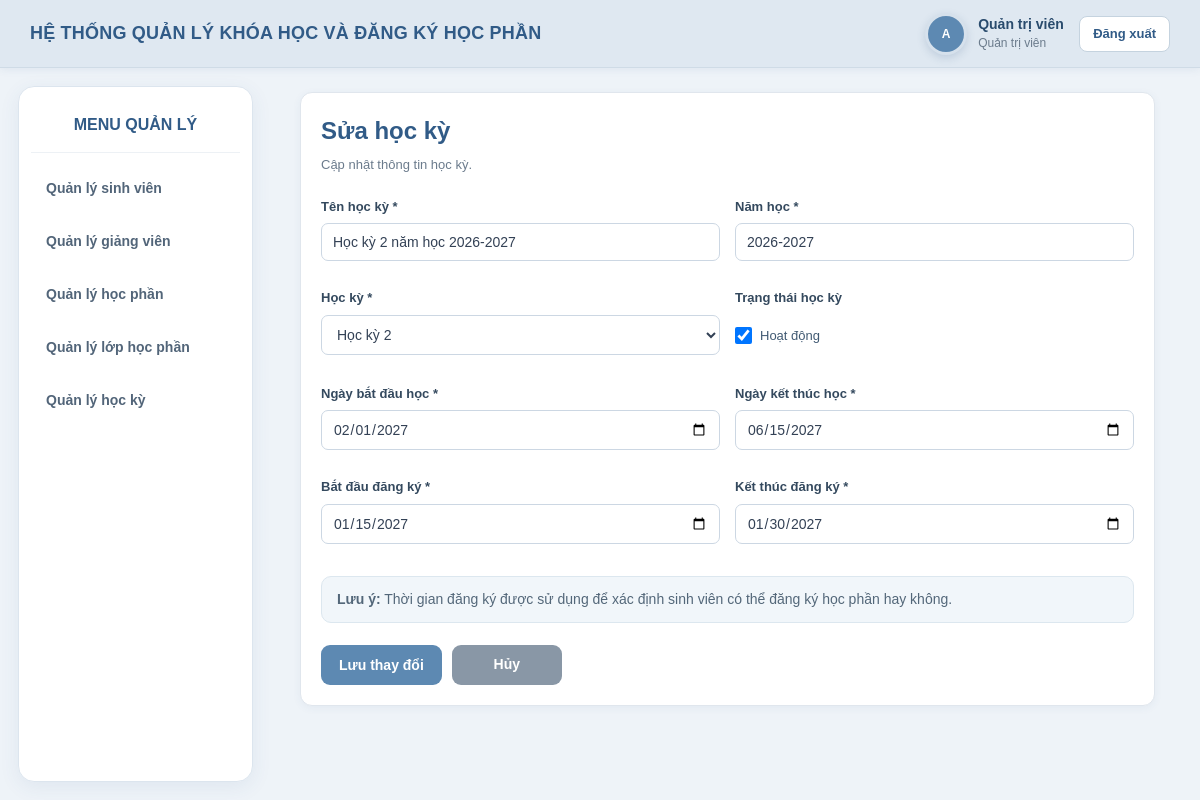
Page /BTL_web/public/index.php?r=admin/semester/edit&id=2 (signed in) on the committed database.
### tables this page shows
CREATE TABLE IF NOT EXISTS `semesters` (
  `id` int NOT NULL AUTO_INCREMENT,
  `name` varchar(100) NOT NULL,
  `academic_year` varchar(9) NOT NULL,
  `term` enum('1','2','3') NOT NULL,
  `study_start` date NOT NULL,
  `study_end` date NOT NULL,
  `registration_start` date NOT NULL,
  `registration_end` date NOT NULL,
  `registration_open` tinyint(1) NOT NULL DEFAULT '0',
  `status` tinyint(1) NOT NULL DEFAULT '1',
  PRIMARY KEY (`id`)
);

### BTL_web/src/Core/Controller.php (called while the page is built, shortened)
<?php
abstract class Controller {
    protected function view(string $name, array $data=[]): void { extract($data); require dirname(__DIR__) . '/View/' . $name . '.php'; }
}

### BTL_web/src/Controller/SemesterController.php (called while the page is built, shortened)
<?php
class SemesterController extends Controller {private function repo():SemesterRepository{return new SemesterRepository($this->pdo);}
 public function create():void{$this->form(true);}public function edit():void{$this->form(false);}private function form(bool $create):void{Auth::requireRole('admin');$id=(int)($_GET['id']??0);$ex=$create?null:$this->repo()->findById($id);$d=$ex?:['name'=>'','academic_year'=>'2026-2027','term'=>'1','study_start'=>'','study_end'=>'','registration_start'=>'','registration_end'=>'','status'=>1];$errs=[];if($_SERVER['REQUEST_METHOD']==='POST'){verify_csrf();$d=['name'=>post_string('name'),'academic_year'=>post_string('academic_year'),'term'=>post_string('term'),'study_start'=>post_string('study_start'),'study_end'=>post_string('study_end'),'registration_start'=>post_string('registration_start'),'registration_end'=>post_string('registration_end'),'status'=>isset($_POST['status'])?1:0];$errs=$this->validate($d);if(!$errs){try{if($create)$this->repo()->create($d);else$this->repo()->update($id,$d);flash('success',$create?'Đã tạo học kỳ.':'Đã cập nhật học kỳ.');clearFormMemory();redirect('admin/semesters');}catch(\Throwable$e){$errs['general']='Không thể lưu học kỳ.';}}rememberForm($d,$errs);}else clearFormMemory();$this->view('admin/semesters/form',['create'=>$create,'data'=>$d,'errors'=>$errs]);}
}

### BTL_web/src/Core/Router.php (called while the page is built, shortened)
<?php
class Router
{
    public function dispatch(string $route): void
    {
        [$class, $method] = $map[$route];
        $obj = new $class($this->pdo);
        $obj->$method();
    }
}

### BTL_web/public/index.php (called while the page is built, shortened)
<?php
require_once dirname(__DIR__) . '/src/Core/helpers.php';
require_once dirname(__DIR__) . '/src/Core/Controller.php';
require_once dirname(__DIR__) . '/src/Core/Router.php';
spl_autoload_register(function (string $class): void {
    $prefix = 'App\\';
    $file = dirname(__DIR__) . '/src/' . str_replace('\\', '/', substr($class, strlen($prefix))) . '.php';
});
$pdo = Database::connection();
$router = new Router($pdo);
$router->dispatch($_GET['r'] ?? 'home');

### BTL_web/src/Core/helpers.php (called while the page is built, shortened)
<?php
function e(mixed $value): string { return htmlspecialchars((string)$value, ENT_QUOTES | ENT_SUBSTITUTE, 'UTF-8'); }

### BTL_web/src/Repository/SemesterRepository.php (called while the page is built, shortened)
<?php
class SemesterRepository
{
    private PDO $pdo;
    public function __construct(PDO $pdo)
    {
        $this->pdo = $pdo;
    }
    public function findById(int $id): ?array
    {
        $sql = "
            SELECT *
            FROM semesters
            WHERE id = :id
            LIMIT 1
        ";
        $stmt = $this->pdo->prepare($sql);
        $stmt->execute([
            'id' => $id
        ]);
        $result = $stmt->fetch(PDO::FETCH_ASSOC);
        return $result ?: null;
    }
}

### BTL_web/src/View/admin/semesters/form.php (the view, shortened to what this page needs)
<?php
$title = $create ? 'Thêm học kỳ' : 'Sửa học kỳ';
include dirname(__DIR__, 2) . '/layout/header.php';
?>
<div class="card semester-form-card">
    <div class="page-heading">
        <div>
            <h2><?= e($title) ?></h2>
            <p class="muted">
                <?= $create
                    ? 'Nhập thông tin để tạo học kỳ mới.'
                    : 'Cập nhật thông tin học kỳ.'
                ?>
            </p>
        </div>
    </div>
    <form method="post">
        <div class="form-grid">
            <div class="field">
                <label>Tên học kỳ *</label>
                <input
                    class="input"
                    type="text"
                    name="name"
                    maxlength="100"
                    value="<?= e($data['name']) ?>"
                    placeholder="Ví dụ: Học kỳ 1 năm 2026"
                >
            </div>
            <div class="field">
                <label>Năm học *</label>
                <input
                    class="input"
                    type="text"
                    name="academic_year"
                    value="<?= e($data['academic_year']) ?>"
                    placeholder="2026-2027"
                >
            </div>
            <div class="field">
                <label>Học kỳ *</label>
                <select name="term">
                    <option value="2"
                        <?= $data['term'] == '2' ? 'selected' : '' ?>>
                        Học kỳ 2
                    </option>
                </select>
            </div>
            <div class="field">
                <label>Trạng thái học kỳ</label>
                <label class="checkbox-label">
                    <input
                        type="checkbox"
                        name="status"
                        <?= $data['status'] ? 'checked' : '' ?>
                    >
                    <span>Hoạt động</span>
                </label>
            </div>
            <div class="field">
                <label>Ngày bắt đầu học *</label>
                <input
                    class="input"
                    type="date"
                    name="study_start"
                    value="<?= e($data['study_start']) ?>"
                >
            </div>
            <div class="field">
                <label>Ngày kết thúc học *</label>
                <input
                    class="input"
                    type="date"
                    name="study_end"
                    value="<?= e($data['study_end']) ?>"
                >
            </div>
            <div class="field">
                <label>Bắt đầu đăng ký *</label>
                <input
                    class="input"
                    type="date"
                    name="registration_start"
                    value="<?= e($data['registration_start']) ?>"
                >
            </div>
            <div class="field">
                <label>Kết thúc đăng ký *</label>
                <input
                    class="input"
                    type="date"
                    name="registration_end"
                    value="<?= e($data['registration_end']) ?>"
                >
            </div>
        </div>
        <div class="form-note">
            <strong>Lưu ý:</strong>
            Thời gian đăng ký được sử dụng để xác định sinh viên có thể đăng ký học phần hay không.
        </div>
        <div class="form-actions">
            <button type="submit" class="btn">
                <?= $create ? 'Thêm học kỳ' : 'Lưu thay đổi' ?>
            </button>
            <a
                class="btn secondary"
                href="<?= e(BASE_URL) ?>?r=admin/semesters"
            >
                Hủy
            </a>
        </div>
    </form>
</div>
<?php include dirname(__DIR__, 2) . '/layout/footer.php'; ?>

### BTL_web/src/View/layout/header.php (style rules this page uses)
* { box-sizing: border-box; }
html, body { margin: 0; padding: 0; }
html { height: 100%; }
body { min-height: 100vh; font-family: Arial, sans-serif; background: #eef3f8; color: #334155; line-height: 1.5; overflow-x: hidden; }
a { text-decoration: none; color: #315b87; }
button, input, select, textarea { font-family: Arial, sans-serif; }
h1, h2, h3 { color: #315b87; }
h2 { margin-top: 0; }
.card { background: #ffffff; border: 1px solid #e0e6ed; border-radius: 12px; padding: 20px; box-shadow: 0 2px 8px rgba( 49, 91, 135, .06 ); margin-bottom: 18px; }
.input, select, textarea { width: 100%; padding: 10px 11px; border: 1px solid #ccd7e3; border-radius: 7px; background: #ffffff; color: #334155; font-family: Arial, sans-serif; font-size: 14px; }
.btn { min-width: 110px; min-height: 40px; padding: 9px 18px; border: none; border-radius: 9px; background: #5d89b2; color: #ffffff; cursor: pointer; display: inline-flex; align-items: center; justify-content: center; text-align: center; font-size: 14px; font-weight: 600; transition: background .2s ease, transform .15s ease, box-shadow .2s ease; white-space: nowrap; }
.btn.secondary { background: #8997a6; }
.form-grid { display: grid; grid-template-columns: 1fr 1fr; gap: 15px; }
.field { margin-bottom: 12px; }
.field label { font-weight: 600; font-size: 13px; display: block; margin-bottom: 6px; color: #415a73; }
.muted { color: #6b7b8c; font-size: 13px; }

### BTL_web/src/View/admin/semesters/form.php (style rules this page uses)
.semester-form-card { max-width: 1100px; margin: 0 auto; }
.page-heading { margin-bottom: 22px; }
.page-heading h2 { margin: 0 0 6px; color: #315b87; }
.page-heading .muted { margin: 0; }
.field { display: flex; flex-direction: column; }
.field label:first-child { margin-bottom: 7px; font-weight: 600; color: #34495e; }
.field select, .field .input { width: 100%; box-sizing: border-box; }
.checkbox-label { display: flex !important; flex-direction: row !important; align-items: center; gap: 8px; min-height: 42px; margin: 0 !important; font-weight: 500 !important; color: #34495e; }
.checkbox-label input { width: 17px; height: 17px; margin: 0; }
.form-note { margin-top: 20px; padding: 12px 15px; background: #f1f6fa; border: 1px solid #dce7ef; border-radius: 10px; color: #536779; font-size: 14px; }
.form-actions { display: flex; align-items: center; gap: 10px; margin-top: 22px; }
.form-actions .btn { white-space: nowrap; }

### rows in the picture
semesters: name "Học kỳ 2 năm học 2026-2027", academic_year "2026-2027", term "Học kỳ 2", status "☑", study_start "02/01/2027", study_end "06/15/2027", registration_start "01/15/2027", registration_end "01/30/2027"

### other values in the picture
$avatarText "A"
$fullName "Quản trị viên"
$roleName "Quản trị viên"
$title "Sửa học kỳ"
